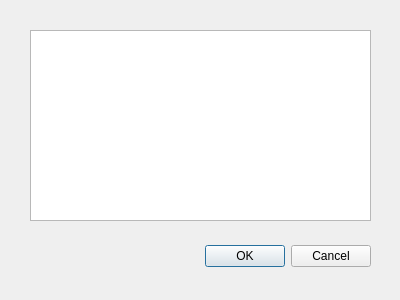
<?xml version="1.0" encoding="UTF-8"?>
<ui version="4.0">
 <class>loadScene</class>
 <widget class="QDialog" name="loadScene">
  <property name="geometry">
   <rect>
    <x>0</x>
    <y>0</y>
    <width>400</width>
    <height>300</height>
   </rect>
  </property>
  <property name="windowTitle">
   <string>Dialog</string>
  </property>
  <widget class="QDialogButtonBox" name="buttonBox">
   <property name="geometry">
    <rect>
     <x>30</x>
     <y>240</y>
     <width>341</width>
     <height>32</height>
    </rect>
   </property>
   <property name="orientation">
    <enum>Qt::Horizontal</enum>
   </property>
   <property name="standardButtons">
    <set>QDialogButtonBox::Cancel|QDialogButtonBox::Ok</set>
   </property>
  </widget>
  <widget class="QListWidget" name="jsonList">
   <property name="geometry">
    <rect>
     <x>30</x>
     <y>30</y>
     <width>341</width>
     <height>191</height>
    </rect>
   </property>
  </widget>
 </widget>
 <resources/>
 <connections>
  <connection>
   <sender>buttonBox</sender>
   <signal>accepted()</signal>
   <receiver>loadScene</receiver>
   <slot>accept()</slot>
   <hints>
    <hint type="sourcelabel">
     <x>248</x>
     <y>254</y>
    </hint>
    <hint type="destinationlabel">
     <x>157</x>
     <y>274</y>
    </hint>
   </hints>
  </connection>
  <connection>
   <sender>buttonBox</sender>
   <signal>rejected()</signal>
   <receiver>loadScene</receiver>
   <slot>reject()</slot>
   <hints>
    <hint type="sourcelabel">
     <x>316</x>
     <y>260</y>
    </hint>
    <hint type="destinationlabel">
     <x>286</x>
     <y>274</y>
    </hint>
   </hints>
  </connection>
 </connections>
</ui>
